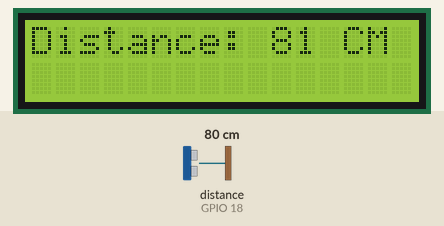
Recording of a sketch running on a simulated ESP32. On the bench: 16×2 character LCD. Inputs (shaded band) come from the test bench; at power-on: distance to the obstacle (sensor on GPIO 18) 80 cm. The echo pulse lasts 58.3 µs per cm; what the sketch prints to the serial monitor is not drawn.

Above: at 2.7 s.
2.8 s: distance to the obstacle (sensor on GPIO 18) set to 2 cm
At 3.8 s:
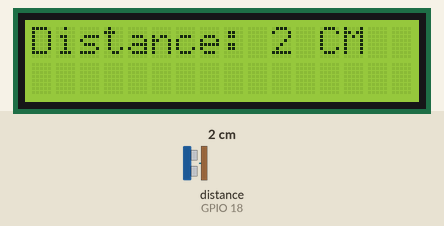
4.6 s: distance to the obstacle (sensor on GPIO 18) set to 4 cm
At 5.7 s:
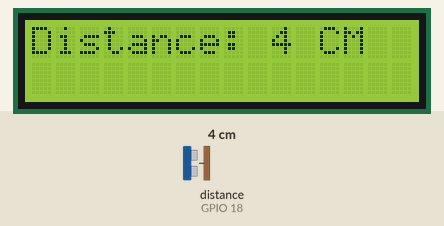
6.2 s: distance to the obstacle (sensor on GPIO 18) set to 9 cm
At 7.5 s:
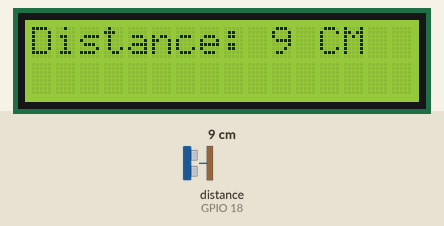
Timing chart, 0 to 9.2 s (numbered marks = the images above; inputs shaded):
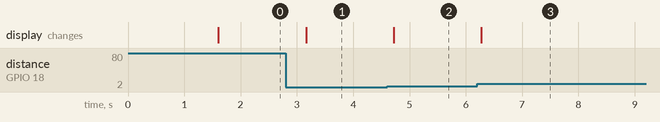

The sketch:

main.ino
```cpp
#include <NewPing.h>
#include <LiquidCrystal_I2C.h>
#include <Wire.h>

LiquidCrystal_I2C lcd(0x27, 16, 2);

#define TRIGGER_PIN 5
#define ECHO_PIN 18
#define MAX_DISTANCE 400

NewPing sonar(TRIGGER_PIN, ECHO_PIN, MAX_DISTANCE);

void setup() {
  Serial.begin(115200);

  Wire.begin(21, 22);

  lcd.init();
  lcd.backlight();

  lcd.setCursor(0, 0);
  lcd.print("HC-SR04");

  lcd.setCursor(0, 1);
  lcd.print("Starting...");

  delay(1500);

  lcd.clear();
}

void loop() {

  unsigned int distance = sonar.ping_cm();

  lcd.setCursor(0, 0);

  if (distance == 0) {
    lcd.print("Out of range   ");
  }
  else {
    lcd.print("Distance: ");
    lcd.print(distance);
    lcd.print(" CM   ");
  }

  Serial.print("Distance: ");

  if (distance == 0) {
    Serial.println("Out of range");
  }
  else {
    Serial.print(distance);
    Serial.println(" cm");
  }

  delay(500);
}
```

Measured:
- after the input at 2.8 s, the display: changes after 0.37 s (image 1)
- after the input at 4.6 s, the display: changes after 0.12 s (image 2)
- after the input at 6.2 s, the display: changes after 0.07 s (image 3)
